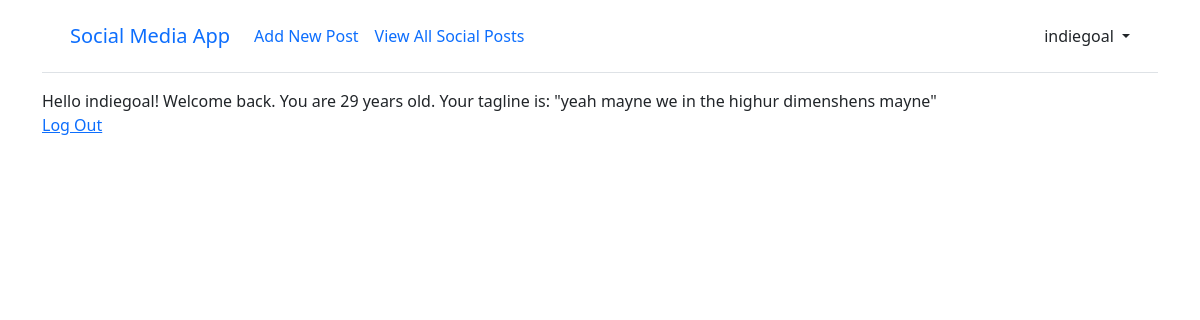
The page / (signed in) on the database its author committed.
### accounts/models.py (models this page shows)
class CustomUser(AbstractUser):
    age = models.PositiveIntegerField(null=True, blank=True)
    tagline = models.CharField(max_length=200, null='', blank=True)

### pages/views.py (the view)
# urls.py: path('', HomePageView.as_view(), name='home')
class HomePageView(TemplateView):
    template_name = 'home.html'

### templates/home.html (shortened to what this page needs)
{% extends "base.html" %}
{% block content %}
<div class="container">
{% if user.is_authenticated %}
    Hello {{ user.username }}! Welcome back. You are {{ user.age }} years old. Your tagline is: "{{ user.tagline }}"
    <p><a href="{% url 'logout' %}">Log Out</a></p>
{% else %}
    <p>You are not logged in</p>
    <a href="{% url 'login' %}">Log In</a> |
    <a href="{% url 'signup' %}">Sign Up</a>
{% endif %}
</div>
{% endblock content %}

### templates/base.html (shortened to what this page needs)
<html>
<head>
    <link href="https://cdn.jsdelivr.net/npm/bootstrap@5.1.3/dist/css/bootstrap.min.css" rel="stylesheet">
</head>
<body>
    <div class="container">
        <header class="p-3 mb-3 border-bottom">
            <div class="container">
                <div class="d-flex flex-wrap align-items-center justify-content-center justify-content-lg-start">
                    <a class="navbar-brand" href="{% url 'home' %}">Social Media App</a>
                    <ul class="nav col-12 col-lg-auto me-lg-auto mb-2 align-items-center justify-content-center mb-md-0">
                       {% if user.is_authenticated %}
                       <li><a href="{% url 'socialpost_create' %}" class="nav-link px-2 "> Add New Post </a></li>
                       <li><a href="{% url 'socialpost_list' %}" class="nav-link px-2 "> View All Social Posts </a></li>
                    </ul>
                <div class="dropdown text-end">
                    <a href="#" class="d-block link-dark text-decoration-none dropdown-toggle"
                        id="dropdownUser1" data-bs-toggle="dropdown" aria-expanded="false">
                        {{ user.username }}
                    </a>
                </div>
                {% endif %}
                </div>
            </div>
        </header>
    </div>
        <main>
            {% block content %}
            {% endblock content %}
        </main>
    </body>
</html>

### rows shown on the page
CustomUser: username "indiegoal", age "29", tagline "yeah mayne we in the highur dimenshens mayne"
